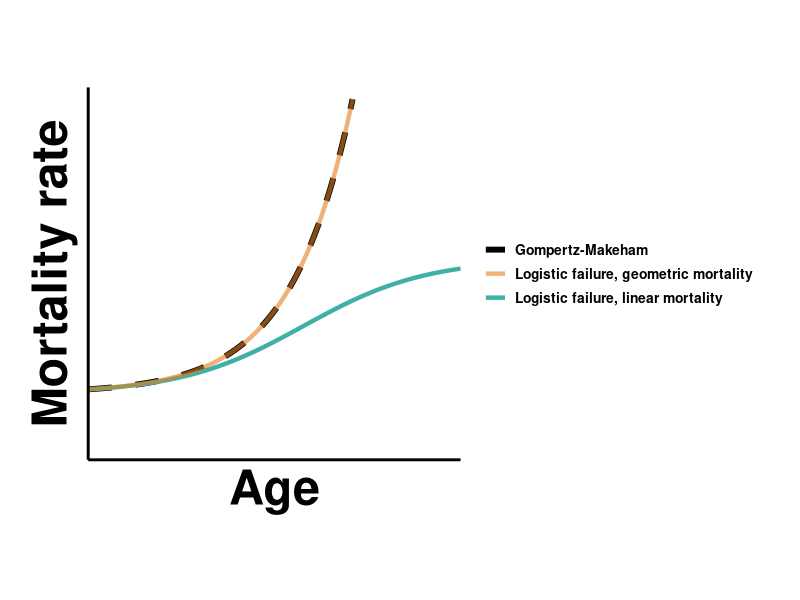
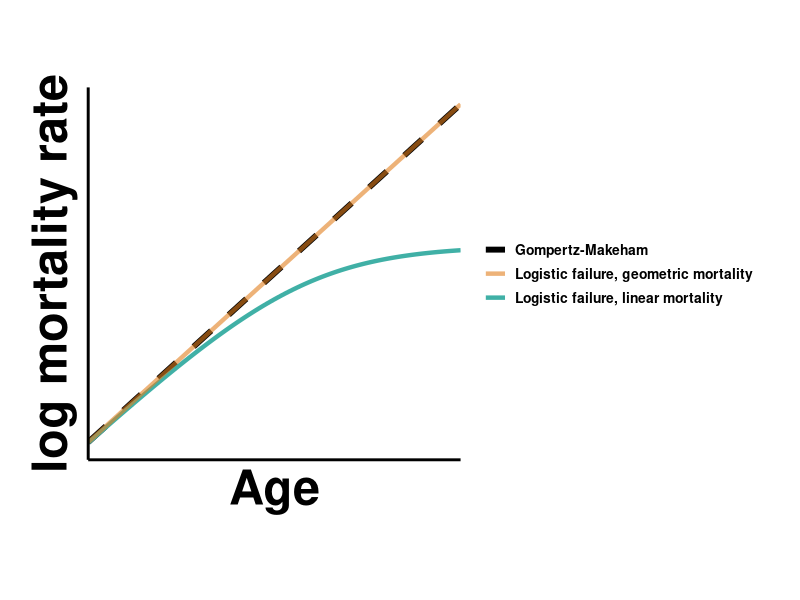

These charts were generated, in order, by the following R code:
############################
# Make plots comparing Gompertz-Makeham and logistic failure/mortality curves
# For the ageing networks manuscript
# Written by Shikhara Bhat
# JGU Mainz, Germany
# Date created: Fri Apr 11 15:04:02 2025
# Date last modified: Mon Oct 06 17:25:33 2025
###########################
library(ggplot2) #for plotting
library(svglite) #for saving figures as vectorized SVGs (resolution free)


##########################
#Define the curves we want to plot

#Gompertz-Makeham curve
# mu(t) = M + a e^{bt}
gompertz_makeham <- function(t,phi,k,mu_e,chi,f0){
  
  #composite variables for convenience
  alpha <- phi + k*f0
  beta <- phi + k
  
  #from our analytics
  M <- mu_e - (chi*phi)/(k+phi)
  a <- chi*alpha/((k+phi)*(1-f0))
    
  return (M + a*exp(beta*t))
}

#define the solution to our logistic failures model
# the model is df/dt = (1-f)(r(f0) - kr*f0 + kr*f), approximating the more general model df/dt = (1-f)r(f)
#f0 is initial number of failures.
# r0 is r(f0)
#kr is dr/df at f = f0
#M is extrinsic mortality (analogous to Makeham parameter in GM)
logistic_fail_linear_mort <- function(t,phi,k,mu_e,chi,f0){
  
  #composite variables for convenience
  alpha <- phi + k*f0
  beta <- phi + k
  
  numerator <- (alpha*exp(beta*t))-phi*(1-f0)
  denominator <- beta + alpha*(exp(beta*t)-1)
  
  #analytical solution
  f <- numerator/denominator
  
  return (mu_e + chi*f)
}

logistic_fail_geometric_mort <- function(t,phi,k,mu_e,chi,f0){
  
  #composite variables for convenience
  alpha <- phi + k*f0
  beta <- phi + k
  
  numerator <- (alpha*exp(beta*t))-phi*(1-f0)
  denominator <- beta + alpha*(exp(beta*t)-1)
  
  #analytical solution
  f <- numerator/denominator
  
  intr_mort <- f/(1-f) 
  return (mu_e + chi*intr_mort)
}

##Find the plateau time
plateau_point <- function(phi,kr){
  return (0.5*(1-(phi/kr)))
}

plateau_time <- function(phi,f0,kr){
  beta <- phi + kr
  fstar <- plateau_point(phi,kr)
  log_num <- (1-f0)*(phi+kr*fstar)
  log_den <- (1-fstar)*(phi+kr*f0)
  log_term <- log(log_num/log_den)
  return( (1/beta)*log_term)
}

###############################
#Plotting

#define parameters
#X and Y axis scales are unparameterized/arbitrary anyway.
# my_params <- list(phi = 0.001, #intrinsic failure (constant component)
#                   k = 0.1, #interdependence rate (coefficient of linear component)
#                   mu_e = 1e-5, #extrinsic mortality
#                   chi = 0.2,   #how strongly failures impact mortality
#                   f0 = 0.01 #initial condition
# )


my_params <- list(phi = 0.001, #intrinsic failure (constant component)
                  k = 0.1, #interdependence rate (coefficient of linear component)
                  mu_e = 0.01, #extrinsic mortality
                  chi = 1,   #how strongly failures impact mortality
                  f0 = 0.001 #initial condition
)


# my_params_linear <- list(phi = 0.01, #intrinsic failure (constant component)
#                          k = 0.1, #interdependence rate (coefficient of linear component)
#                          mu_e = 1e-5, #extrinsic mortality
#                          chi = 0.5,   #how strongly failures impact mortality
#                          f0 = 0.01 #initial condition
# )


  
#base layer. Control the axis limits and padding here
lineplot <- ggplot() + scale_x_continuous(limits = c(10,70), expand = c(0,0))
#lineplot <- ggplot() + scale_x_continuous(limits = c(0.1,0.85), expand = c(0,0))
lineplot <- lineplot + scale_y_continuous(limits = c(-0.5,2.3), expand = c(0,0))


###########################
#Plot on a linear scale

#add Gompertz curve with specified parameters
lineplot <- lineplot + geom_function(fun=gompertz_makeham, args = my_params,aes(color='Gompertz-Makeham'),linetype='dashed',linewidth=2)
#add logistic curve with specified parameters
lineplot <- lineplot + geom_function(fun=logistic_fail_linear_mort, args = my_params,aes(color='Logistic failure, linear mortality'),linewidth=1.5)
lineplot <- lineplot + geom_function(fun=logistic_fail_geometric_mort, args = my_params,aes(color='Logistic failure, geometric mortality'),linewidth=1.5, alpha = 0.6)
#add a vertical line for plateau time
#lineplot <- lineplot + geom_vline(xintercept = plateau_time(phi=0.08,f0=0,kr=7.92),linetype='dotted',linewidth=2,alpha=0.6, color='#666666')

#add a legend
lineplot <- lineplot + scale_color_manual(values =  c('Gompertz-Makeham'='#000000',
                                                      'Logistic failure, linear mortality'='#40B0A6',
                                                     # 'Linear failure, linear mortality'='#cc9922',
                                                      'Logistic failure, geometric mortality'='#e17f1e'))


# #aesthetics
lineplot <- lineplot + theme_light() + xlab('Age') + ylab("Mortality rate")
lineplot <- lineplot + theme(panel.border = element_blank(), axis.line = element_line(colour = "black",linewidth=1), panel.grid.major = element_blank(), panel.grid.minor = element_blank())
#lineplot <- lineplot + theme(axis.text = element_text(face = 'bold', color = 'black',size = 30)) #in case we want numbers on the axes
lineplot <- lineplot + theme(axis.title = element_text(face = 'bold',color = 'black',size = 35))
lineplot <- lineplot + theme(legend.text = element_text(face = 'bold', color = 'black',size = 10))
lineplot <- lineplot + theme(aspect.ratio = 1) #set aspect ratio
lineplot <- lineplot + theme(legend.title=element_blank()) #remove legend title
lineplot <- lineplot + theme(axis.ticks.length = unit(.15, "cm")) + theme(axis.ticks = element_line(color='black',linewidth=0.5))
#plot margins are to be provided in the order top, right, bottom, left
lineplot <- lineplot + theme(plot.margin = margin(0.1, 1, ,0.8 , "cm"))

#Remove the numeric values on the x and y axes (because we don't care about the actual numbers)
lineplot <- lineplot + theme(axis.text.x=element_blank(),
                             axis.ticks.x=element_blank(),
                             axis.text.y=element_blank(),
                             axis.ticks.y=element_blank())

lineplot


#uncomment below to save the figure as an SVG
#ggsave(filename = './output/fig_2A.svg',plot=lineplot,width=12,height=12)



#################################
#also plot the same curves on a log scale

#transform to log scale
logplot <- lineplot + scale_y_continuous(trans='log') + ylab("log mortality rate")
logplot

#uncomment below to save the figure as an SVG
#ggsave(filename = './output/fig_2B.svg',plot=logplot,width=12,height=12)
